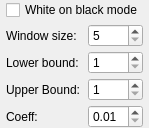
<?xml version="1.0" encoding="UTF-8"?>
<ui version="4.0">
 <class>WolfBinarizationOptionsWidget</class>
 <widget class="QWidget" name="WolfBinarizationOptionsWidget">
  <property name="geometry">
   <rect>
    <x>0</x>
    <y>0</y>
    <width>149</width>
    <height>125</height>
   </rect>
  </property>
  <property name="sizePolicy">
   <sizepolicy hsizetype="Preferred" vsizetype="Preferred">
    <horstretch>0</horstretch>
    <verstretch>0</verstretch>
   </sizepolicy>
  </property>
  <property name="windowTitle">
   <string>Form</string>
  </property>
  <layout class="QHBoxLayout" name="horizontalLayout">
   <property name="spacing">
    <number>4</number>
   </property>
   <property name="leftMargin">
    <number>0</number>
   </property>
   <property name="topMargin">
    <number>0</number>
   </property>
   <property name="rightMargin">
    <number>0</number>
   </property>
   <property name="bottomMargin">
    <number>0</number>
   </property>
   <item>
    <spacer name="horizontalSpacer">
     <property name="orientation">
      <enum>Qt::Horizontal</enum>
     </property>
     <property name="sizeHint" stdset="0">
      <size>
       <width>0</width>
       <height>1</height>
      </size>
     </property>
    </spacer>
   </item>
   <item>
    <layout class="QVBoxLayout" name="verticalLayout_2">
     <item>
      <widget class="QCheckBox" name="whiteOnBlackModeCB">
       <property name="toolTip">
        <string>This options should be enabled when the text or content is placed on the darker background</string>
       </property>
       <property name="text">
        <string>White on black mode</string>
       </property>
      </widget>
     </item>
     <item>
      <layout class="QGridLayout" name="gridLayout">
       <item row="0" column="1">
        <widget class="QSpinBox" name="windowSize">
         <property name="toolTip">
          <string>The dimensions of a pixel neighborhood to consider.</string>
         </property>
         <property name="minimum">
          <number>5</number>
         </property>
         <property name="maximum">
          <number>9999</number>
         </property>
        </widget>
       </item>
       <item row="0" column="0">
        <widget class="QLabel" name="windowSizeLabel">
         <property name="text">
          <string>Window size:</string>
         </property>
        </widget>
       </item>
       <item row="1" column="1">
        <widget class="QSpinBox" name="lowerBound">
         <property name="toolTip">
          <string>The minimum possible gray level that can be made white.</string>
         </property>
         <property name="minimum">
          <number>1</number>
         </property>
         <property name="maximum">
          <number>254</number>
         </property>
        </widget>
       </item>
       <item row="2" column="0">
        <widget class="QLabel" name="upperBoundLabel">
         <property name="text">
          <string>Upper Bound: </string>
         </property>
        </widget>
       </item>
       <item row="1" column="0">
        <widget class="QLabel" name="lowerBoundLabel">
         <property name="text">
          <string>Lower bound: </string>
         </property>
        </widget>
       </item>
       <item row="2" column="1">
        <widget class="QSpinBox" name="upperBound">
         <property name="toolTip">
          <string>The maximum possible gray level that can be made black.</string>
         </property>
         <property name="minimum">
          <number>1</number>
         </property>
         <property name="maximum">
          <number>254</number>
         </property>
        </widget>
       </item>
       <item row="3" column="0">
        <widget class="QLabel" name="wolfCoefLabel">
         <property name="text">
          <string>Coeff:</string>
         </property>
        </widget>
       </item>
       <item row="3" column="1">
        <widget class="QDoubleSpinBox" name="wolfCoef">
         <property name="toolTip">
          <string>Default value is 0.3.</string>
         </property>
         <property name="minimum">
          <double>0.010000000000000</double>
         </property>
         <property name="maximum">
          <double>9.990000000000000</double>
         </property>
         <property name="singleStep">
          <double>0.010000000000000</double>
         </property>
        </widget>
       </item>
      </layout>
     </item>
    </layout>
   </item>
   <item>
    <spacer name="horizontalSpacer_2">
     <property name="orientation">
      <enum>Qt::Horizontal</enum>
     </property>
     <property name="sizeHint" stdset="0">
      <size>
       <width>0</width>
       <height>1</height>
      </size>
     </property>
    </spacer>
   </item>
  </layout>
 </widget>
 <resources/>
 <connections/>
</ui>
